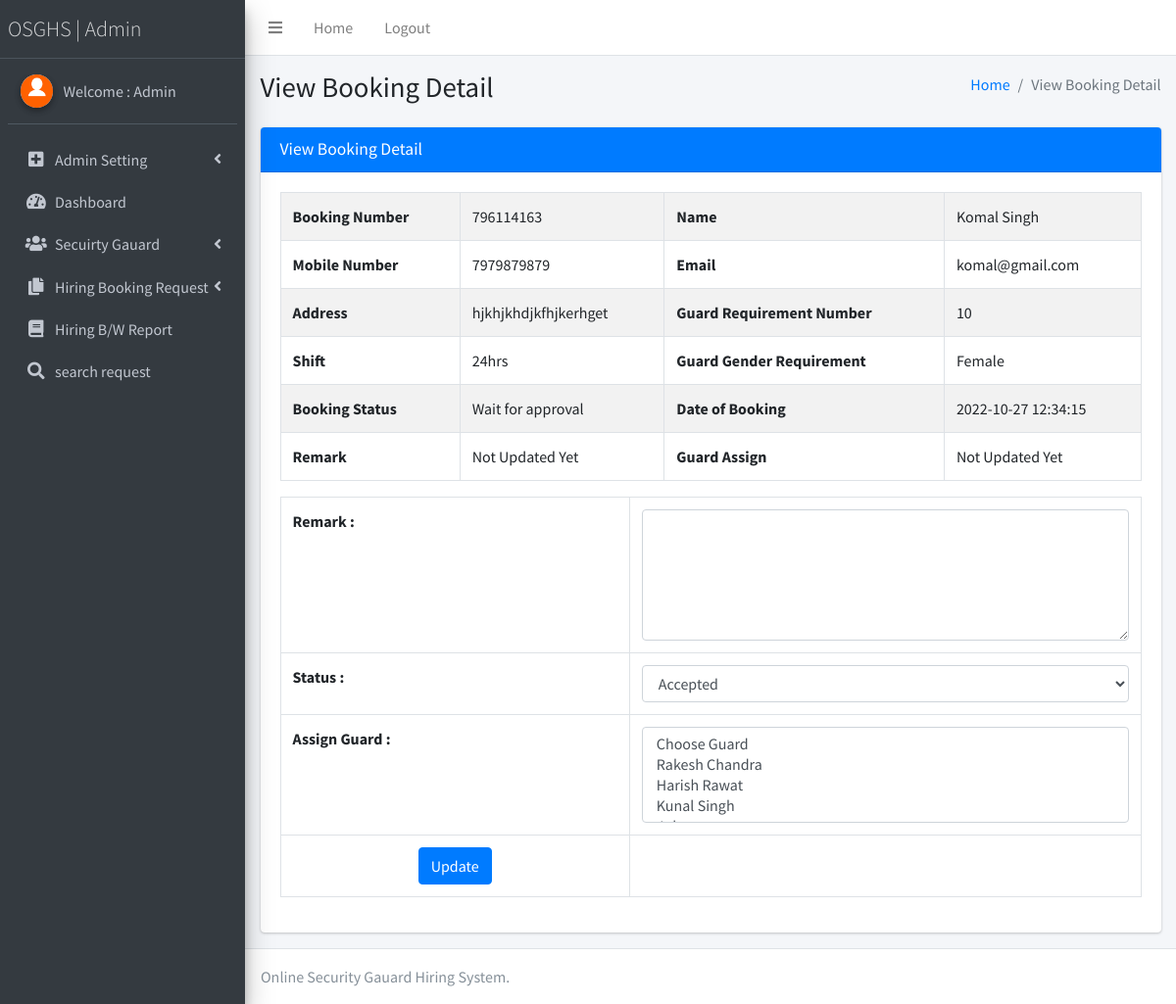
The page /osghs/admin/view-booking-detail.php?bookingid=796114163 (signed in) on the database its author committed.
### tables this page shows
CREATE TABLE `tblhiring` (
  `ID` int(10) NOT NULL,
  `BookingNumber` varchar(250) DEFAULT NULL,
  `FirstName` varchar(250) DEFAULT NULL,
  `LastName` varchar(250) DEFAULT NULL,
  `Email` varchar(250) DEFAULT NULL,
  `MobileNumber` bigint(10) DEFAULT NULL,
  `Address` mediumtext DEFAULT NULL,
  `RequirementNumber` int(11) DEFAULT NULL,
  `Shift` varchar(100) DEFAULT NULL,
  `Gender` varchar(50) DEFAULT NULL,
  `Dateofbooking` timestamp NULL DEFAULT current_timestamp(),
  `Status` varchar(250) DEFAULT NULL,
  `Remark` varchar(250) DEFAULT NULL,
  `GuardAssign` mediumtext DEFAULT NULL,
  `UpdationDate` timestamp NULL DEFAULT NULL ON UPDATE current_timestamp()
);

### osghs/admin/view-booking-detail.php (the view, shortened to what this page needs)
<?php
include('includes/dbconnection.php');
if (strlen($_SESSION['osghsaid']==0)) {
  header('location:logout.php');
  } else{
  ?>
<!DOCTYPE html>
<html>
<head>
  <link rel="stylesheet" href="plugins/fontawesome-free/css/all.min.css">
  <link rel="stylesheet" href="https://code.ionicframework.com/ionicons/2.0.1/css/ionicons.min.css">
  <link rel="stylesheet" href="dist/css/adminlte.min.css">
</head>
<body class="hold-transition sidebar-mini">
<div class="wrapper">
  <?php include_once('includes/header.php');?>
<?php include_once('includes/sidebar.php');?>
  <div class="content-wrapper">
    <section class="content-header">
      <div class="container-fluid">
        <div class="row mb-2">
          <div class="col-sm-6">
            <h1>View Booking Detail</h1>
          </div>
          <div class="col-sm-6">
            <ol class="breadcrumb float-sm-right">
              <li class="breadcrumb-item"><a href="dashboard.php">Home</a></li>
              <li class="breadcrumb-item active">View Booking Detail</li>
            </ol>
          </div>
        </div>
      </div>
    </section>
    <section class="content">
      <div class="container-fluid">
        <div class="row">
          <div class="col-md-12">
            <div class="card card-primary">
              <div class="card-header">
                <h3 class="card-title">View Booking Detail</h3>
              </div>
                <div class="card-body">
                  <div class="form-group">
                    <table id="example1" class="table table-bordered table-striped">
                       <?php
$rid=$_GET['bookingid'];
$sql="SELECT * from tblhiring
where BookingNumber=:rid";
$query = $dbh -> prepare($sql);
$query-> bindParam(':rid', $rid, PDO::PARAM_STR);
$query->execute();
$results=$query->fetchAll(PDO::FETCH_OBJ);
$cnt=1;
if($query->rowCount() > 0)
{
foreach($results as $row)
{               ?>
  <tr>
    <th>Booking Number</th>
    <td><?php  echo htmlentities($row->BookingNumber);?></td>
    <th>Name</th>
    <td><?php  echo htmlentities($row->FirstName);?> <?php  echo htmlentities($row->LastName);?></td>
  </tr>
   <tr>
    <th>Mobile Number</th>
    <td><?php  echo htmlentities($row->MobileNumber);?></td>
    <th>Email</th>
    <td><?php  echo htmlentities($row->Email);?></td>
  </tr>
  <tr>
    <th>Address</th>
    <td><?php  echo htmlentities($row->Address);?></td>
    <th> Guard Requirement Number</th>
    <td><?php  echo htmlentities($row->RequirementNumber);?></td>
  </tr>
   <tr>
    <th>Shift</th>
    <td><?php  echo htmlentities($row->Shift);?></td>
    <th> Guard Gender Requirement</th>
    <td><?php  echo htmlentities($row->Gender);?></td>
  </tr>
  <tr>
    <th>Booking Status</th>
    <td><?php $status= $row->Status;
if($row->Status=="")
{
  echo "Wait for approval";
}
  ?></td>
  <th>Date of Booking</th>
  <td><?php  echo htmlentities($row->Dateofbooking);?></td>
  </tr>
                      <tr>
    <th>Remark</th>
   <?php if($row->Remark==""){ ?>
                     <td><?php echo "Not Updated Yet"; ?></td>
<?php } else { ?>
  <td><?php  echo $row->Remark;?></td>
<?php } ?>
    <th>Guard Assign</th>
    <?php if($row->GuardAssign==""){ ?>
                     <td><?php echo "Not Updated Yet"; ?></td>
    <?php } else { ?>
    <td><?php  echo $row->GuardAssign;?></td>
    <?php } ?>
  </tr>
                    <?php $cnt=$cnt+1;}} ?></table>
                    <table class="table table-bordered data-table">
<?php
  if($status=="" ){ ?>
<form name="submit" method="post">
<tr>
    <th>Remark :</th>
    <td colspan="6">
    <textarea name="restremark" placeholder="" rows="5" cols="14" class="form-control" required="true"></textarea></td>
  </tr>
  <tr>
    <th>Status :</th>
    <td>
   <select name="status" class="form-control" required="true" >
     <option value="Accepted" selected="true"> Accepted</option>
   </select></td>
  </tr>
   <tr>
    <th>Assign Guard :</th>
    <td>
   <select name="guards[]" class="form-control"  multiple="multiple">
    <option value="">Choose Guard</option>
    <?php
$sql="SELECT * from tblguard";
$query = $dbh -> prepare($sql);
$query->execute();
$results=$query->fetchAll(PDO::FETCH_OBJ);
$cnt=1;
if($query->rowCount() > 0)
{
foreach($results as $row1)
{               ?>
     <option value="<?php echo htmlentities ($row1->Name);?>"> <?php echo htmlentities ($row1->Name);?></option>
          <?php $cnt=$cnt+1;}} ?>
   </select></td>
  </tr>
    <tr align="center" style="text-align: center';">
    <td><button type="submit" name="submit" class="btn btn-primary">Update</button></td>
  </tr>
</form>
</table>
<?php } ?>
</div>
            </div></div>
          </div>
        </div>
      </div>
    </section>
  </div>
<?php include_once('includes/footer.php');?>
</div>
</body>
</html>
<?php } ?>

### osghs/admin/includes/sidebar.php (shortened to what this page needs)
  <aside class="main-sidebar sidebar-dark-primary elevation-4">
    <a href="dashboard.php" class="brand-link" style="font-weight:bold; font-size:22px;">
      <span class="brand-text font-weight-light">OSGHS | Admin</span>
    </a>
    <div class="sidebar">
      <div class="user-panel mt-3 pb-3 mb-3 d-flex">
        <div class="image">
          <img src="dist/img/download.png" class="img-circle elevation-2" alt="User Image">
        </div>
        <div class="info">
<?php
$aid=$_SESSION['osghsaid'];
$sql="SELECT AdminName from  tbladmin where ID=:aid";
$query = $dbh -> prepare($sql);
$query->bindParam(':aid',$aid,PDO::PARAM_STR);
$query->execute();
$results=$query->fetchAll(PDO::FETCH_OBJ);
$cnt=1;
if($query->rowCount() > 0)
{
foreach($results as $row)
{               ?>
          <a href="admin-profile.php" class="d-block">Welcome : <?php  echo $row->AdminName;?></a>
          <?php $cnt=$cnt+1;}} ?>
        </div>
      </div>
      <nav class="mt-2">
        <ul class="nav nav-pills nav-sidebar flex-column" data-widget="treeview" role="menu" data-accordion="false">
            <li class="nav-item has-treeview">
            <a href="#" class="nav-link">
              <i class="nav-icon fas fa-plus-square"></i>
              <p>
                Admin Setting
                <i class="fas fa-angle-left right"></i>
              </p>
            </a>
          </li>
          <li class="nav-item">
            <a href="dashboard.php" class="nav-link">
              <i class="nav-icon fas fa-tachometer-alt"></i>
              <p>
                Dashboard
               </p>
            </a>
          </li>
          <li class="nav-item has-treeview">
            <a href="#" class="nav-link">
              <i class="nav-icon fas fa-users"></i>
              <p>
                Secuirty Gauard
                <i class="fas fa-angle-left right"></i>
              </p>
            </a>
          </li>
<li class="nav-item has-treeview">
            <a href="#" class="nav-link">
              <i class="nav-icon fas fa-copy"></i>
              <p>
                Hiring Booking Request
                <i class="right fas fa-angle-left"></i>
              </p>
            </a>
          </li>
          <li class="nav-item">
            <a href="between-dates-report.php" class="nav-link">
              <i class="nav-icon fas fa-book"></i>
              <p>
                Hiring B/W Report
               </p>
            </a>
          </li>
      <li class="nav-item">
            <a href="search.php" class="nav-link">
              <i class="nav-icon fas fa-search"></i>
              <p>
                search request
               </p>
            </a>
          </li>
        </ul>
      </nav>
    </div>
  </aside>

### rows shown on the page
tblhiring: BookingNumber "796114163", FirstName "Komal", LastName "Singh", MobileNumber "7979879879", Email "komal@gmail.com", Address "hjkhjkhdjkfhjkerhget", RequirementNumber "10", Shift "24hrs", Gender "Female", shows "Wait for approval", Dateofbooking "2022-10-27 12:34:15", shows "Not Updated Yet"

### other values the page prints
$row->AdminName "Admin"
